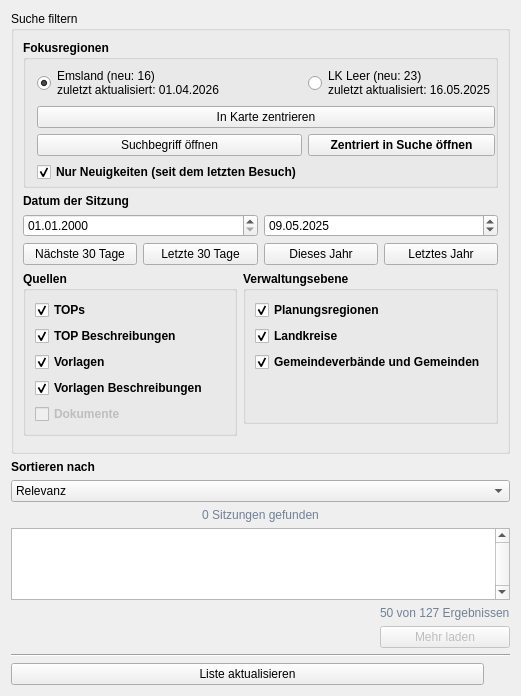
      <widget class="QWidget" name="tab_focusregion">
       <property name="sizePolicy">
        <sizepolicy hsizetype="Expanding" vsizetype="Expanding">
         <horstretch>0</horstretch>
         <verstretch>0</verstretch>
        </sizepolicy>
       </property>
       <attribute name="title">
        <string>Fokusregionen</string>
       </attribute>
       <layout class="QVBoxLayout" name="verticalLayout_2">
        <item>
         <layout class="QVBoxLayout" name="verticalLayout_9">
          <property name="sizeConstraint">
           <enum>QLayout::SetMaximumSize</enum>
          </property>
          <item>
           <widget class="QgsCollapsibleGroupBox" name="cgbSucheFiltern_focusregion">
            <property name="sizePolicy">
             <sizepolicy hsizetype="Minimum" vsizetype="Minimum">
              <horstretch>0</horstretch>
              <verstretch>0</verstretch>
             </sizepolicy>
            </property>
            <property name="minimumSize">
             <size>
              <width>0</width>
              <height>0</height>
             </size>
            </property>
            <property name="title">
             <string>Suche filtern</string>
            </property>
            <property name="checkable">
             <bool>false</bool>
            </property>
            <property name="collapsed">
             <bool>false</bool>
            </property>
            <layout class="QHBoxLayout" name="horizontalLayout_19">
             <item>
              <layout class="QVBoxLayout" name="verticalLayout_20">
               <property name="sizeConstraint">
                <enum>QLayout::SetMaximumSize</enum>
               </property>
               <item>
                <widget class="QGroupBox" name="gbFocusregions_focusregion">
                 <property name="sizePolicy">
                  <sizepolicy hsizetype="Expanding" vsizetype="Minimum">
                   <horstretch>0</horstretch>
                   <verstretch>0</verstretch>
                  </sizepolicy>
                 </property>
                 <property name="font">
                  <font>
                   <weight>75</weight>
                   <bold>true</bold>
                  </font>
                 </property>
                 <property name="title">
                  <string>Fokusregionen</string>
                 </property>
                 <layout class="QGridLayout" name="gridLayout_2">
                  <property name="leftMargin">
                   <number>11</number>
                  </property>
                  <property name="topMargin">
                   <number>6</number>
                  </property>
                  <property name="rightMargin">
                   <number>0</number>
                  </property>
                  <property name="bottomMargin">
                   <number>3</number>
                  </property>
                  <item row="7" column="0">
                   <widget class="QCheckBox" name="cbNurNeuigkeiten_focusregion">
                    <property name="text">
                     <string>Nur Neuigkeiten (seit dem letzten Besuch)</string>
                    </property>
                    <property name="checked">
                     <bool>true</bool>
                    </property>
                   </widget>
                  </item>
                  <item row="4" column="1">
                   <widget class="QPushButton" name="pbZentriertInSucheOeffnen_focusregion">
                    <property name="text">
                     <string>Zentriert in Suche öffnen</string>
                    </property>
                   </widget>
                  </item>
                  <item row="0" column="0">
                   <widget class="QRadioButton" name="rbExample_1_focusregion">
                    <property name="font">
                     <font>
                      <weight>50</weight>
                      <bold>false</bold>
                     </font>
                    </property>
                    <property name="text">
                     <string>Emsland (neu: 16) 
zuletzt aktualisiert: 01.04.2026</string>
                    </property>
                    <property name="checked">
                     <bool>true</bool>
                    </property>
                   </widget>
                  </item>
                  <item row="0" column="1">
                   <widget class="QRadioButton" name="rbExample_1_focusregion_2">
                    <property name="font">
                     <font>
                      <weight>50</weight>
                      <bold>false</bold>
                     </font>
                    </property>
                    <property name="text">
                     <string>LK Leer (neu: 23) 
zuletzt aktualisiert: 16.05.2025</string>
                    </property>
                   </widget>
                  </item>
                  <item row="4" column="0">
                   <widget class="QPushButton" name="pbInSucheOeffnen_focusregion">
                    <property name="font">
                     <font>
                      <weight>50</weight>
                      <bold>false</bold>
                     </font>
                    </property>
                    <property name="toolTip">
                     <string>Öffnet den Suche-Tab mit allen Inhalten dieser Fokusregion – nicht nur die Neuigkeiten</string>
                    </property>
                    <property name="text">
                     <string>Suchbegriff öffnen</string>
                    </property>
                   </widget>
                  </item>
                  <item row="3" column="0" colspan="2">
                   <widget class="QPushButton" name="pbInKarteZentrieren_focusregion">
                    <property name="font">
                     <font>
                      <weight>50</weight>
                      <bold>false</bold>
                     </font>
                    </property>
                    <property name="text">
                     <string>In Karte zentrieren</string>
                    </property>
                   </widget>
                  </item>
                 </layout>
                </widget>
               </item>
               <item>
                <widget class="QLabel" name="lDateOfMeeting_focusregion">
                 <property name="sizePolicy">
                  <sizepolicy hsizetype="Minimum" vsizetype="Minimum">
                   <horstretch>0</horstretch>
                   <verstretch>0</verstretch>
                  </sizepolicy>
                 </property>
                 <property name="minimumSize">
                  <size>
                   <width>10</width>
                   <height>10</height>
                  </size>
                 </property>
                 <property name="font">
                  <font>
                   <weight>75</weight>
                   <bold>true</bold>
                  </font>
                 </property>
                 <property name="text">
                  <string>Datum der Sitzung</string>
                 </property>
                </widget>
               </item>
               <item>
                <layout class="QHBoxLayout" name="horizontalLayout_20">
                 <property name="sizeConstraint">
                  <enum>QLayout::SetMaximumSize</enum>
                 </property>
                 <item>
                  <widget class="QgsDateTimeEdit" name="mteBegin_focusregion">
                   <property name="maximumSize">
                    <size>
                     <width>16777215</width>
                     <height>16777207</height>
                    </size>
                   </property>
                   <property name="displayFormat">
                    <string>dd.MM.yyyy</string>
                   </property>
                  </widget>
                 </item>
                 <item>
                  <widget class="QgsDateTimeEdit" name="mteEnd_focusregion">
                   <property name="dateTime">
                    <datetime>
                     <hour>0</hour>
                     <minute>0</minute>
                     <second>0</second>
                     <year>2025</year>
                     <month>5</month>
                     <day>9</day>
                    </datetime>
                   </property>
                   <property name="date">
                    <date>
                     <year>2025</year>
                     <month>5</month>
                     <day>9</day>
                    </date>
                   </property>
                   <property name="displayFormat">
                    <string>dd.MM.yyyy</string>
                   </property>
                  </widget>
                 </item>
                </layout>
               </item>
               <item>
                <layout class="QHBoxLayout" name="horizontalLayout_21">
                 <item>
                  <widget class="QPushButton" name="pbNext30Days_focusregion">
                   <property name="text">
                    <string>Nächste 30 Tage</string>
                   </property>
                  </widget>
                 </item>
                 <item>
                  <widget class="QPushButton" name="pbLast30Days_focusregion">
                   <property name="text">
                    <string>Letzte 30 Tage</string>
                   </property>
                  </widget>
                 </item>
                 <item>
                  <widget class="QPushButton" name="pbThisYear_focusregion">
                   <property name="text">
                    <string>Dieses Jahr</string>
                   </property>
                  </widget>
                 </item>
                 <item>
                  <widget class="QPushButton" name="pbLastYear_focusregion">
                   <property name="text">
                    <string>Letztes Jahr</string>
                   </property>
                  </widget>
                 </item>
                </layout>
               </item>
               <item>
                <layout class="QHBoxLayout" name="horizontalLayout_22">
                 <item>
                  <layout class="QVBoxLayout" name="verticalLayout_21">
                   <item>
                    <widget class="QGroupBox" name="gbQuellen_focusregion">
                     <property name="font">
                      <font>
                       <weight>75</weight>
                       <bold>true</bold>
                      </font>
                     </property>
                     <property name="title">
                      <string>Quellen</string>
                     </property>
                     <layout class="QGridLayout" name="gridLayout_3">
                      <item row="2" column="0">
                       <widget class="QCheckBox" name="cbVorlagen_focusregion">
                        <property name="toolTip">
                         <string>Beschlussvorlagen</string>
                        </property>
                        <property name="text">
                         <string>Vorlagen</string>
                        </property>
                        <property name="checked">
                         <bool>true</bool>
                        </property>
                       </widget>
                      </item>
                      <item row="0" column="0">
                       <widget class="QCheckBox" name="cbTOPs_focusregion">
                        <property name="toolTip">
                         <string>Tagesordnungspunkte</string>
                        </property>
                        <property name="text">
                         <string>TOPs</string>
                        </property>
                        <property name="checked">
                         <bool>true</bool>
                        </property>
                       </widget>
                      </item>
                      <item row="1" column="0">
                       <widget class="QCheckBox" name="cbTOPBeschreibungen_focusregion">
                        <property name="toolTip">
                         <string>Tagesordnungspunkte Beschreibungen</string>
                        </property>
                        <property name="text">
                         <string>TOP Beschreibungen</string>
                        </property>
                        <property name="checked">
                         <bool>true</bool>
                        </property>
                       </widget>
                      </item>
                      <item row="3" column="0">
                       <widget class="QCheckBox" name="cbVorlagenBeschreibungen_focusregion">
                        <property name="toolTip">
                         <string>Beschlussvorlagen Beschreibungen</string>
                        </property>
                        <property name="text">
                         <string>Vorlagen Beschreibungen</string>
                        </property>
                        <property name="checkable">
                         <bool>true</bool>
                        </property>
                        <property name="checked">
                         <bool>true</bool>
                        </property>
                       </widget>
                      </item>
                      <item row="4" column="0">
                       <widget class="QCheckBox" name="cbDokumente_focusregion">
                        <property name="enabled">
                         <bool>false</bool>
                        </property>
                        <property name="toolTip">
                         <string>Angehängte Dokumente</string>
                        </property>
                        <property name="text">
                         <string>Dokumente</string>
                        </property>
                        <property name="checkable">
                         <bool>true</bool>
                        </property>
                       </widget>
                      </item>
                     </layout>
                    </widget>
                   </item>
                   <item>
                    <widget class="QFrame" name="frame_12">
                     <property name="frameShape">
                      <enum>QFrame::NoFrame</enum>
                     </property>
                     <property name="frameShadow">
                      <enum>QFrame::Raised</enum>
                     </property>
                    </widget>
                   </item>
                  </layout>
                 </item>
                 <item>
                  <layout class="QHBoxLayout" name="horizontalLayout_4">
                   <item alignment="Qt::AlignTop">
                    <widget class="QGroupBox" name="gbVerwaltungsebene_focusregion">
                     <property name="sizePolicy">
                      <sizepolicy hsizetype="Preferred" vsizetype="Fixed">
                       <horstretch>0</horstretch>
                       <verstretch>0</verstretch>
                      </sizepolicy>
                     </property>
                     <property name="font">
                      <font>
                       <weight>75</weight>
                       <bold>true</bold>
                      </font>
                     </property>
                     <property name="contextMenuPolicy">
                      <enum>Qt::DefaultContextMenu</enum>
                     </property>
                     <property name="toolTip">
                      <string>Schränkt die Suche auf bestimmte Verwaltungsebenen ein. Ohne Auswahl werden alle Ebenen durchsucht.</string>
                     </property>
                     <property name="layoutDirection">
                      <enum>Qt::LeftToRight</enum>
                     </property>
                     <property name="title">
                      <string>Verwaltungsebene</string>
                     </property>
                     <property name="alignment">
                      <set>Qt::AlignLeading|Qt::AlignLeft|Qt::AlignTop</set>
                     </property>
                     <layout class="QGridLayout" name="gridLayout_4">
                      <property name="topMargin">
                       <number>9</number>
                      </property>
                      <item row="0" column="0">
                       <widget class="QCheckBox" name="cbPlanungsregionen_focusregion">
                        <property name="text">
                         <string>Planungsregionen</string>
                        </property>
                        <property name="checked">
                         <bool>true</bool>
                        </property>
                       </widget>
                      </item>
                      <item row="1" column="0">
                       <widget class="QCheckBox" name="cbLandkreise_focusregion">
                        <property name="text">
                         <string>Landkreise</string>
                        </property>
                        <property name="checked">
                         <bool>true</bool>
                        </property>
                       </widget>
                      </item>
                      <item row="2" column="0">
                       <widget class="QCheckBox" name="cbGemeindeverbaende_focusregion">
                        <property name="text">
                         <string>Gemeindeverbände und Gemeinden</string>
                        </property>
                        <property name="checked">
                         <bool>true</bool>
                        </property>
                        <property name="tristate">
                         <bool>false</bool>
                        </property>
                       </widget>
                      </item>
                      <item row="3" column="0">
                       <spacer name="verticalSpacer">
                        <property name="orientation">
                         <enum>Qt::Vertical</enum>
                        </property>
                        <property name="sizeHint" stdset="0">
                         <size>
                          <width>20</width>
                          <height>40</height>
                         </size>
                        </property>
                       </spacer>
                      </item>
                     </layout>
                    </widget>
                   </item>
                  </layout>
                 </item>
                </layout>
               </item>
               <item>
                <layout class="QVBoxLayout" name="verticalLayout_24">
                 <property name="sizeConstraint">
                  <enum>QLayout::SetMaximumSize</enum>
                 </property>
                </layout>
               </item>
              </layout>
             </item>
            </layout>
           </widget>
          </item>
          <item>
           <widget class="QLabel" name="lSortBy_focusregion">
            <property name="font">
             <font>
              <weight>75</weight>
              <bold>true</bold>
             </font>
            </property>
            <property name="frameShadow">
             <enum>QFrame::Sunken</enum>
            </property>
            <property name="text">
             <string>Sortieren nach</string>
            </property>
            <property name="alignment">
             <set>Qt::AlignBottom|Qt::AlignLeading|Qt::AlignLeft</set>
            </property>
           </widget>
          </item>
          <item>
           <widget class="QComboBox" name="cbxSortierung_focusregion">
            <property name="sizePolicy">
             <sizepolicy hsizetype="Expanding" vsizetype="Fixed">
              <horstretch>0</horstretch>
              <verstretch>0</verstretch>
             </sizepolicy>
            </property>
            <item>
             <property name="text">
              <string>Relevanz</string>
             </property>
            </item>
            <item>
             <property name="text">
              <string>Datum (neueste zuerst)</string>
             </property>
            </item>
            <item>
             <property name="text">
              <string>Datum (älteste zuerst)</string>
             </property>
            </item>
           </widget>
          </item>
          <item>
           <widget class="QLabel" name="lMeetingCount_focusregion">
            <property name="styleSheet">
             <string notr="true">color:#718096;</string>
            </property>
            <property name="text">
             <string>0 Sitzungen gefunden</string>
            </property>
            <property name="alignment">
             <set>Qt::AlignCenter</set>
            </property>
           </widget>
          </item>
          <item>
           <widget class="QListWidget" name="focusregionList">
            <property name="autoFillBackground">
             <bool>true</bool>
            </property>
            <property name="verticalScrollBarPolicy">
             <enum>Qt::ScrollBarAlwaysOn</enum>
            </property>
            <property name="horizontalScrollBarPolicy">
             <enum>Qt::ScrollBarAsNeeded</enum>
            </property>
            <property name="sizeAdjustPolicy">
             <enum>QAbstractScrollArea::AdjustToContents</enum>
            </property>
            <property name="autoScroll">
             <bool>false</bool>
            </property>
            <property name="autoScrollMargin">
             <number>1</number>
            </property>
            <property name="showDropIndicator" stdset="0">
             <bool>false</bool>
            </property>
            <property name="selectionMode">
             <enum>QAbstractItemView::NoSelection</enum>
            </property>
            <property name="verticalScrollMode">
             <enum>QAbstractItemView::ScrollPerItem</enum>
            </property>
            <property name="horizontalScrollMode">
             <enum>QAbstractItemView::ScrollPerItem</enum>
            </property>
            <property name="movement">
             <enum>QListView::Free</enum>
            </property>
            <property name="uniformItemSizes">
             <bool>false</bool>
            </property>
           </widget>
          </item>
          <item>
           <layout class="QGridLayout" name="gridLayout_5">
            <item row="0" column="0">
             <layout class="QVBoxLayout" name="verticalLayout_13">
              <item>
               <spacer name="horizontalSpacer">
                <property name="orientation">
                 <enum>Qt::Horizontal</enum>
                </property>
                <property name="sizeHint" stdset="0">
                 <size>
                  <width>40</width>
                  <height>20</height>
                 </size>
                </property>
               </spacer>
              </item>
             </layout>
            </item>
            <item row="0" column="1">
             <layout class="QVBoxLayout" name="verticalLayout_12">
              <item>
               <widget class="QLabel" name="lblResultCount_focusregion">
                <property name="enabled">
                 <bool>false</bool>
                </property>
                <property name="styleSheet">
                 <string notr="true">color:#718096;</string>
                </property>
                <property name="text">
                 <string>50 von 127 Ergebnissen</string>
                </property>
               </widget>
              </item>
              <item>
               <widget class="QPushButton" name="pbMehrLaden_focusregion">
                <property name="enabled">
                 <bool>false</bool>
                </property>
                <property name="text">
                 <string>Mehr laden</string>
                </property>
                <property name="autoExclusive">
                 <bool>false</bool>
                </property>
                <property name="autoDefault">
                 <bool>false</bool>
                </property>
                <property name="default">
                 <bool>false</bool>
                </property>
                <property name="flat">
                 <bool>false</bool>
                </property>
               </widget>
              </item>
             </layout>
            </item>
           </layout>
          </item>
         </layout>
        </item>
        <item>
         <widget class="Line" name="line">
          <property name="orientation">
           <enum>Qt::Horizontal</enum>
          </property>
         </widget>
        </item>
        <item>
         <layout class="QHBoxLayout" name="horizontalLayout">
          <property name="spacing">
           <number>0</number>
          </property>
          <property name="topMargin">
           <number>0</number>
          </property>
          <item>
           <widget class="QPushButton" name="focusregionRefButton">
            <property name="sizePolicy">
             <sizepolicy hsizetype="Expanding" vsizetype="Fixed">
              <horstretch>0</horstretch>
              <verstretch>0</verstretch>
             </sizepolicy>
            </property>
            <property name="text">
             <string>Liste aktualisieren</string>
            </property>
           </widget>
          </item>
          <item>
           <widget class="QPushButton" name="pbOptions_focusregion">
            <property name="maximumSize">
             <size>
              <width>26</width>
              <height>26</height>
             </size>
            </property>
            <property name="styleSheet">
             <string notr="true">    border: none;
    background: transparent;</string>
            </property>
            <property name="text">
             <string/>
            </property>
            <property name="icon">
             <iconset>
              <normaloff>../resources/icons/settings.svg</normaloff>../resources/icons/settings.svg</iconset>
            </property>
           </widget>
          </item>
         </layout>
        </item>
       </layout>
      </widget>
